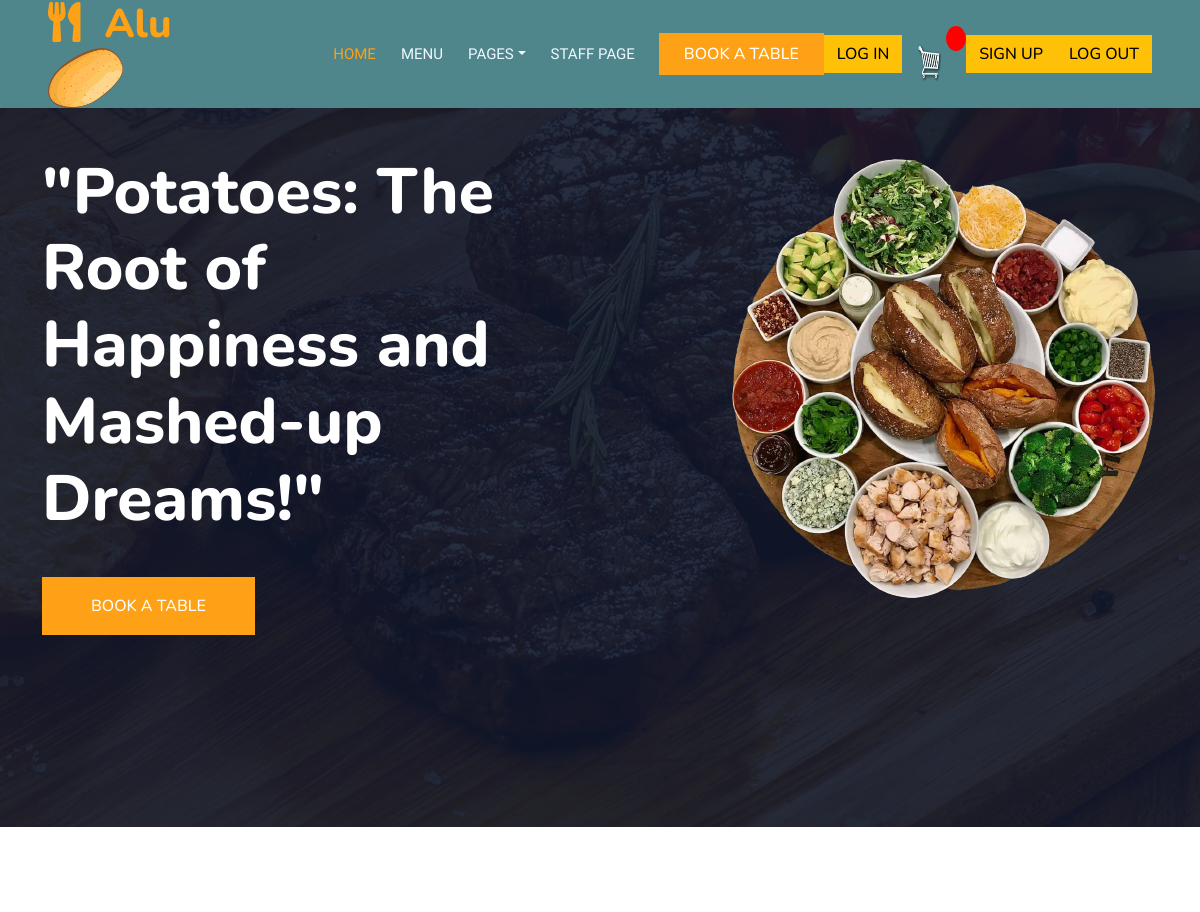
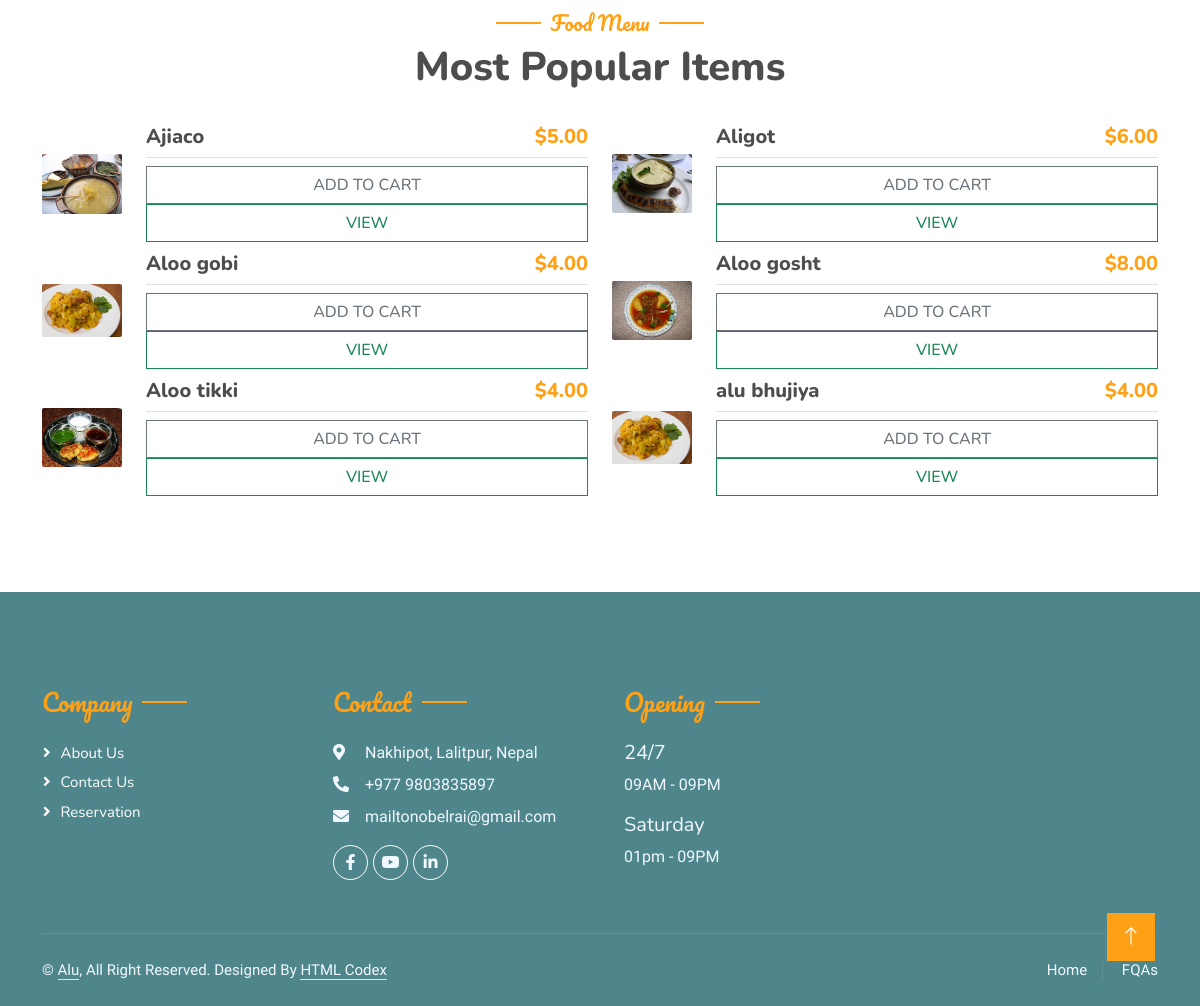
The app's page /menu/ with its own data (2 pictures, top to bottom).
### home/models.py (models this page shows, shortened)
class Items(models.Model):
    name = models.CharField(max_length=20)
    price = models.IntegerField()
    image = models.ImageField(null=True, blank=True, upload_to="images/")
    digital = models.BooleanField(default=False)

### home/views.py (the view)
# urls.py: path("menu/", menu, name="menu"),
def menu(request):
    context = {
        "items": Items.objects.all()
    }
    return render(request, "menu.html", context)

### template/menu.html
{% extends 'base.html' %}
{% load static %}
{% block myblock %}
        <div class="container-xxl py-5">
            <div class="container">
                <div class="text-center wow fadeInUp" data-wow-delay="0.1s">
                    <h5 class="section-title ff-secondary text-center text-primary fw-normal">Food Menu</h5>
                    <h1 class="mb-5">Most Popular Items</h1>
                </div>
                <div class="tab-class text-center wow fadeInUp" data-wow-delay="0.1s">
                    <div class="tab-content">
                        <div id="tab-1" class="tab-pane fade show p-0 active">
                            <div class="row g-4">
                                {% for item in items %}
                                <div class="col-lg-6">
                                    <div class="d-flex align-items-center">
                                        {% if item.image %}
                                        <img class="flex-shrink-0 img-fluid rounded" src="{{ item.image.url }}" alt="" style="width: 80px;">
                                        {% endif %}
                                        <div class="w-100 d-flex flex-column text-start ps-4">
                                            <h5 class="d-flex justify-content-between border-bottom pb-2">
                                                <span>{{ item.name }}</span>
                                                <span class="text-primary">${{ item.price|floatformat:2 }}</span>
                                            </h5>
                                              <button data-product="{{ item.id }}"
                                                    data-action = "add"
                                                      class="btn btn-outline-secondary add-btn update-cart">Add to Cart</button>
                                                    <a class="btn btn-outline-success" href="#">View</a>
                                        </div>
                                    </div>
                                </div>
                                {% endfor %}
                            </div>
                        </div>
                    </div>
                </div>
            </div>
        </div>
{% endblock %}

### static/css/style.css (style rules this page uses)
:root { --primary: #FEA116; --light: #F1F8FF; --dark: #0F172B; }
.ff-secondary { font-family: 'Pacifico', cursive; }
.btn { font-family: 'Nunito', sans-serif; font-weight: 500; text-transform: uppercase; transition: .5s; }
.section-title { position: relative; display: inline-block; }
.section-title::before { position: absolute; content: ""; width: 45px; height: 2px; top: 50%; left: -55px; margin-top: -1px; background: var(--primary); }
.section-title::after { position: absolute; content: ""; width: 45px; height: 2px; top: 50%; right: -55px; margin-top: -1px; background: var(--primary); }

### static/css/main.css (style rules this page uses)
body { background-color: hsl(0, 0%, 98%); }
h1,h2,h3,h4,h5,h6 { color:hsl(0, 0%, 30%); }
.col-lg-4, .col-lg-6, .col-lg-8, .col-lg-12 { margin-top: 10px; }
.btn { border-radius: 0; }

### records on screen
Items: image (picture), name "Ajiaco", price "5.00"
Items: image (picture), name "Aligot", price "6.00"
Items: image (picture), name "Aloo gobi", price "4.00"
Items: image (picture), name "Aloo gosht", price "8.00"
Items: image (picture), name "Aloo tikki", price "4.00"
Items: image (picture), name "alu bhujiya", price "4.00"
